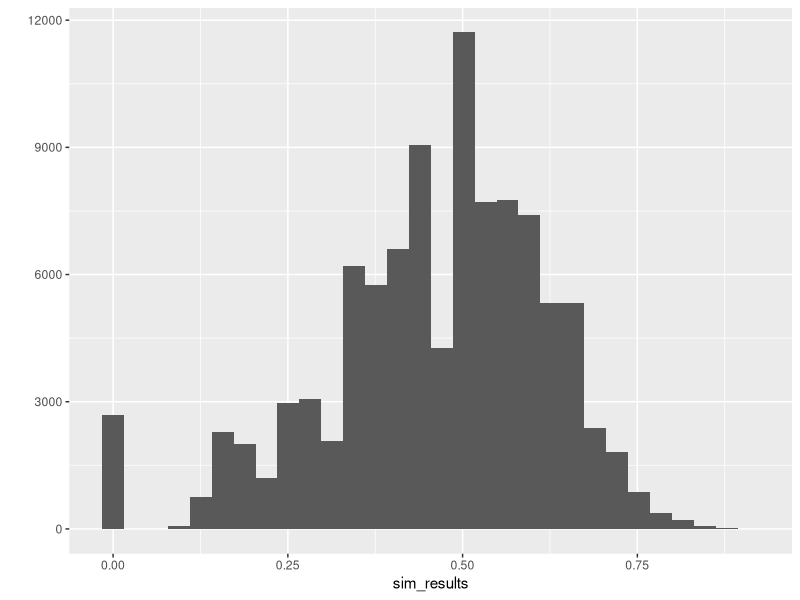
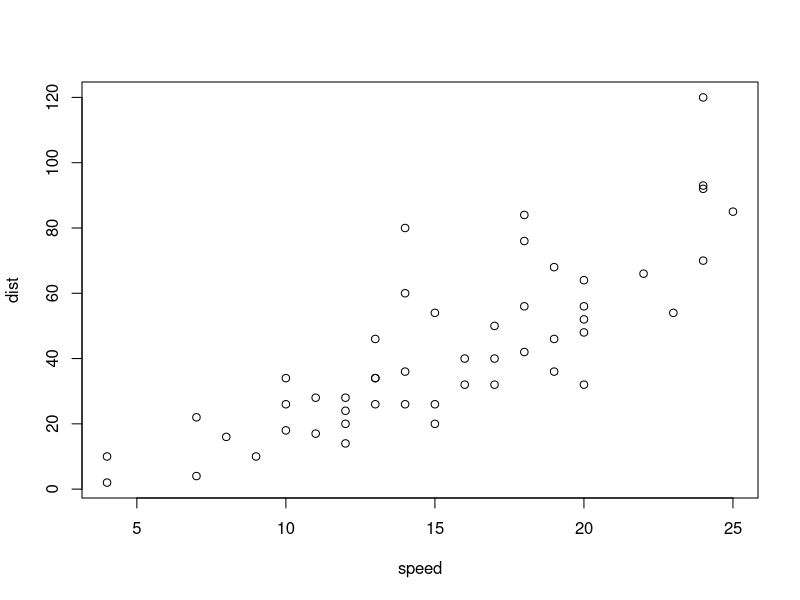

These charts were generated, in order, by the following R code:
## ---- chunk 1
dgp <- function(n = 100, p = 0.5) {
  rbinom(n, 1, p)
}

# Maybe have a challenge to write the version for after k ones, but start by
# asking them to do the one for after 3 ones
is_after_k_ones <- function(x, k) {
  out <- rep(NA)
  for(i in (k+1):length(x)) {
    out[i] <- sum(x[(i - k):(i - 1)]) == k
  }
  return(out)
}

get_est <- function(x) {
  #ones <- which(x == 1)
  #mean(x[ones + 1], na.rm = TRUE)
  mean(x[is_after_k_ones(x, 3)], na.rm = TRUE)
}

n_reps <- 1e5
set.seed(1234)
sim_results <- replicate(n_reps, get_est(dgp()))
library(ggplot2)
qplot(sim_results)
mean(sim_results, na.rm = TRUE)

#ones <- which(x == 1)
#x[which(x == 1) + 1]
#runs <- rle(x)
#foo <- rle(x)
#str(foo)
#x
#foo$lengths
#foo$values
## ---- chunk 2
with(cars, plot(speed, dist))
